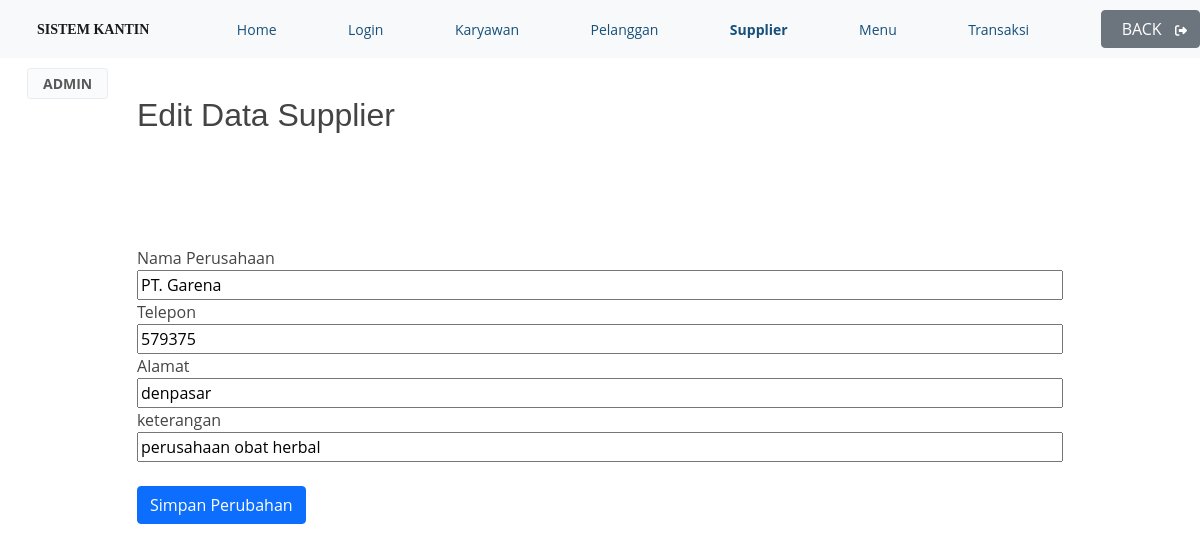
Page /edit/editsupplier.php?idsupplier=1 (signed in) on the committed database.
### tables this page shows
CREATE TABLE IF NOT EXISTS `tb_supplier` (
  `idsupplier` int(4) NOT NULL AUTO_INCREMENT,
  `perusahaan` varchar(100) NOT NULL,
  `telpon` varchar(20) NOT NULL,
  `alamat` text NOT NULL,
  `keterangan` text NOT NULL,
  PRIMARY KEY (`idsupplier`)
);

### edit/editsupplier.php (the view, shortened to what this page needs)
<?php
include '../koneksi.php';
    if (isset($_GET['idsupplier'])) {
        $idsupplier = ($_GET["idsupplier"]);
        $query = "SELECT * FROM tb_supplier WHERE idsupplier='$idsupplier'";
        $result = mysqli_query($mysqli, $query);
        $data = mysqli_fetch_assoc($result);
    } else {
        echo "<script>alert('Masukan Data Id.');window.location='../view/viewsupplier.php';</script>";
    }
?>
<html>
    <head>
    <link href="https://cdn.jsdelivr.net/npm/bootstrap@5.1.0/dist/css/bootstrap.min.css" rel="stylesheet">
    <link rel="stylesheet" type="text/css" href="../style.css">
    <link rel="stylesheet" type="text/css" href="https://cdn.datatables.net/v/dt/dt-1.10.23/datatables.min.css"/>
    <link rel="stylesheet" href="https://cdnjs.cloudflare.com/ajax/libs/font-awesome/4.7.0/css/font-awesome.min.css">
    </head>
<body>
    <nav class="fixed-top">
    <div class="container-fluid topnav navbar navbar-light bg-light" >
    <a class="navbar-brand" href="#"><b>&nbsp;&nbsp;SISTEM KANTIN</b></a>
            <a href="../welcome.php">Home</a>
            <a href="../view/viewlogin.php">Login</a>
            <a href="../view/viewkaryawan.php">Karyawan</a>
            <a href="../view/viewpelanggan.php">Pelanggan</a>
            <a class="topnav2" href="../view/viewsupplier.php">Supplier</a>
            <a href="../view/viewmenu.php">Menu</a>
            <a href="../view/viewtransaksi.php">Transaksi</a>
    <a href="../view/viewsupplier.php"><button type="button" class="btn btn-secondary">&nbsp;&nbsp;BACK&nbsp;&nbsp;<i class="fas fa-sign-out-alt"></i></button></a>
    </div>
        <table height="50px" width="100%">
            <tr><td width="26px"></td>
                <td align="left">
                <button class="btn btn-sm sus btn-light border" disabled><b>ADMIN</b></button>
            </td><td width="1%"></td>
        </tr>
        </table>
</nav>
    <br>
        <div class="container mt-5">
		<div class="row">
			<div class="col-1">
			</div>
		<div class="col-10 mt-4">
        <h2>Edit Data Supplier</h2><br>
        <form method="POST" action="proses_editsupplier.php" enctype="multipart/form-data" >
        <section class="base">
            <div>
                <label>Nama Perusahaan</label>
                <input type="text" name="perusahaan" value="<?php echo $data['perusahaan']; ?>" autofocus="" required="" />
            </div>
            <div>
                <label>Telepon</label>
                <input type="text" name="telpon" value="<?php echo $data['telpon']; ?>" />
            </div>
            <div>
                <label>Alamat</label>
                <input type="text" name="alamat"  value="<?php echo $data['alamat']; ?>" />
            </div>
            <div>
                <label>keterangan</label>
                <input type="text" name="keterangan"  value="<?php echo $data['keterangan']; ?>" />
            </div>
            <div>
                <br/>
                <button type="submit" class="btn btn-primary">Simpan Perubahan</button>
            </div>
        </section>
        </form>
        </div>
        <div class="col-1">
			</div>
        </div>
    </body>
</html>

### assets/css/style.css (style rules this page uses)
body { font-family: "Open Sans", sans-serif; color: #444444; }
a { color: #2487ce; text-decoration: none; }
h1, h2, h3, h4, h5, h6 { font-family: "Raleway", sans-serif; }
.navbar { padding: 0; }
.navbar a, .navbar a:focus { display: flex; align-items: center; justify-content: space-between; padding: 10px 0 10px 30px; font-size: 14px; color: #16507b; white-space: nowrap; transition: 0.3s; }
section { padding: 80px 0; overflow: hidden; }

### edit/editsupplier.php (style rules this page uses)
a { text-decoration:none; }
.topnav { background-color: #333; overflow: hidden; }
.topnav2 { font-weight: bold; color: black; }
.btn-sm { width: 100%; }
.navbar-brand { font-family:"agency FB"; font-size: 24px; }
input { width: 100%; height: 30px; }
h2 { font-weight: 500; }
.btn-sm.sus { width: 7%; }
.btn-light.border { border: 24px; }

### rows in the picture
tb_supplier: perusahaan "PT. Garena", telpon "579375", alamat "denpasar", keterangan "perusahaan obat herbal"
